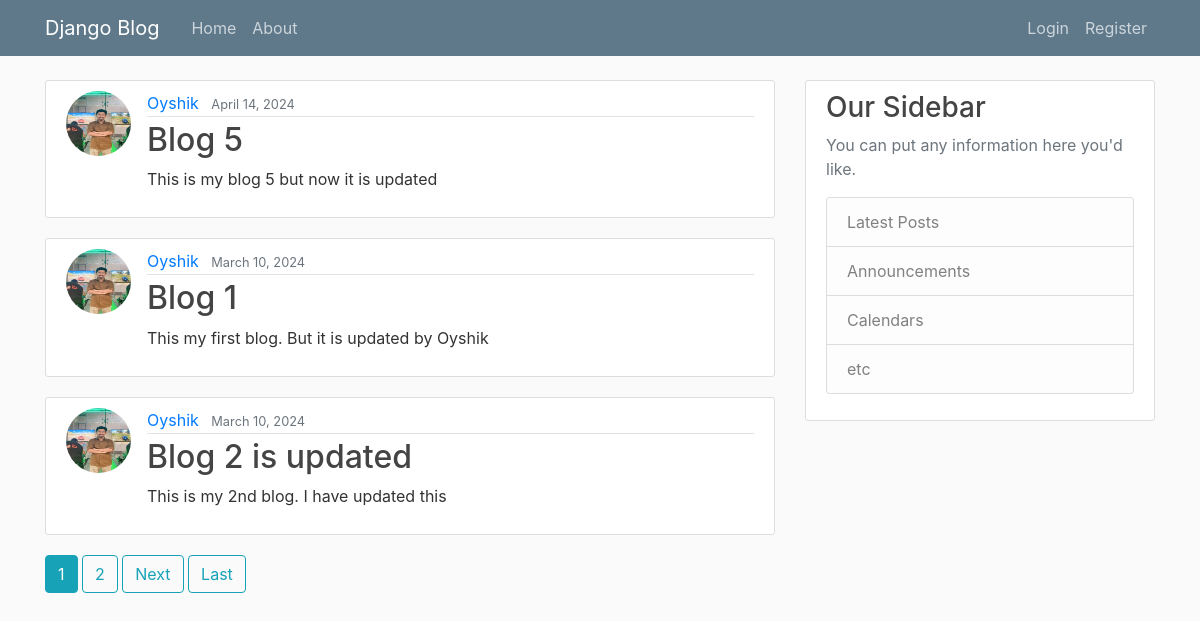
The app's page /, older data.
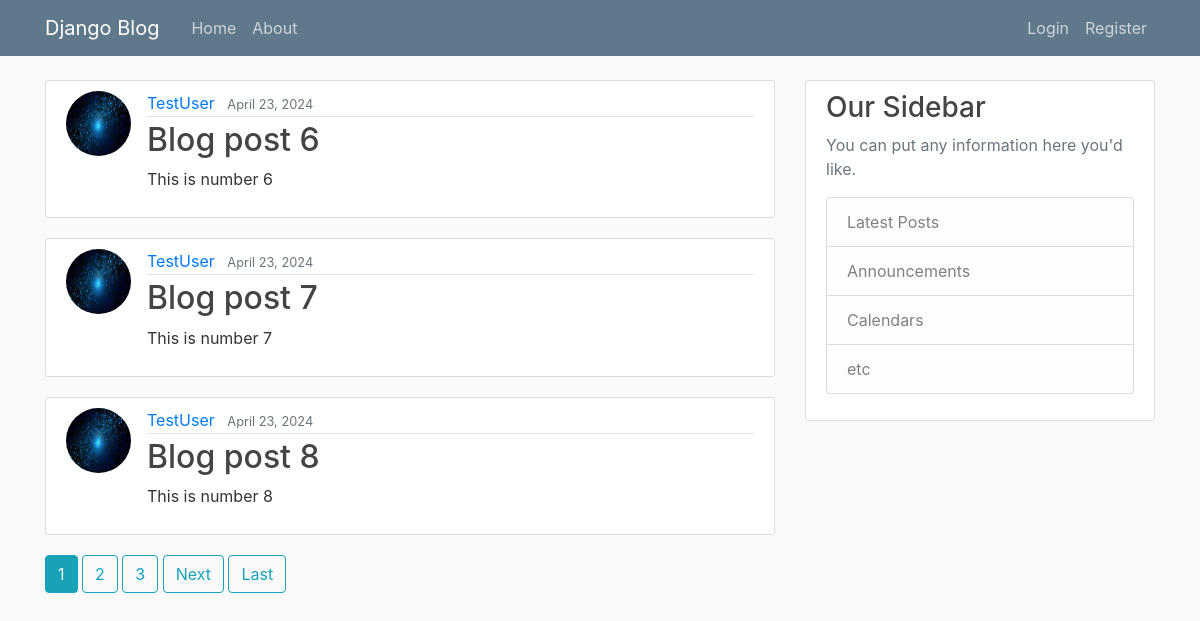
The same page, newer data.
### blog/models.py (models this page shows, shortened)
class Post(models.Model):
    title = models.CharField(max_length=100)
    content = models.TextField()
    date_posted = models.DateField(default=timezone.now)
    author = models.ForeignKey(User, on_delete=models.CASCADE)

### users/models.py (models this page shows, shortened)
class Profile(models.Model):
    user = models.OneToOneField(User, on_delete=models.CASCADE)
    image = models.ImageField(default='default.jpg', upload_to='profile_pics')

### blog/views.py (the view)
# urls.py: path('', PostListView.as_view(), name = 'blog-home'),
class PostListView(ListView):
    model = Post
    template_name = 'blog/home.html'
    context_object_name = 'posts'
    ordering = ['-date_posted']
    paginate_by = 3

### blog/templates/blog/home.html (shortened to what this page needs)
{% extends 'blog/base.html' %}
{% block content %}
    {% for post in posts %}
        <article class="media content-section">
            <img class="rounded-circle article-img" src="{{ post.author.profile.image.url }}">
            <div class="media-body">
                <div class="article-metadata">
                <a class="mr-2" href="{% url 'user-posts' post.author.username %}">{{ post.author }}</a>
                <small class="text-muted">{{ post.date_posted }}</small>
                </div>
                <h2><a class="article-title" href="{% url 'post-detail' post.id %}">{{ post.title }}</a></h2>
                <p class="article-content">{{ post.content }}</p>
            </div>
        </article>
    {% endfor %}
    {% if is_paginated %}
        {% for num in page_obj.paginator.page_range %}
            {% if page_obj.number == num %}
                <a class="btn btn-info mb-4" href="?page={{ num }}">{{ num }}</a>
            {% elif num > page_obj.number|add:'-3' and num < page_obj.number|add:'3' %}
                <a class="btn btn-outline-info mb-4" href="?page={{ num }}">{{ num }}</a>
            {% endif %}
        {% endfor %}
        {% if page_obj.has_next %}
            <a class="btn btn-outline-info mb-4" href="?page={{ page_obj.next_page_number }}">Next</a>
            <a class="btn btn-outline-info mb-4" href="?page={{ page_obj.paginator.num_pages }}">Last</a>
        {% endif %}
    {% endif %}
{% endblock content %}

Row changes from the older to the newer data that the page shows:
no longer on this page (row unchanged): Post: author.profile.image (picture), author "Oyshik", date_posted "April 14, 2024", title "Blog 5", content "This is my blog 5 but now it is updated"
no longer on this page (row unchanged): Post: author.profile.image (picture), author "Oyshik", date_posted "March 10, 2024", title "Blog 1", content "This my first blog. But it is updated by Oyshik"
no longer on this page (row unchanged): Post: author.profile.image (picture), author "Oyshik", date_posted "March 10, 2024", title "Blog 2 is updated", content "This is my 2nd blog. I have updated this"
added Post: author.profile.image (placeholder picture), author "TestUser", date_posted "April 23, 2024", title "Blog post 6", content "This is number 6"
added Post: author.profile.image (placeholder picture), author "TestUser", date_posted "April 23, 2024", title "Blog post 7", content "This is number 7"
added Post: author.profile.image (placeholder picture), author "TestUser", date_posted "April 23, 2024", title "Blog post 8", content "This is number 8"
Text that changed along with them:
new list line: "3"
